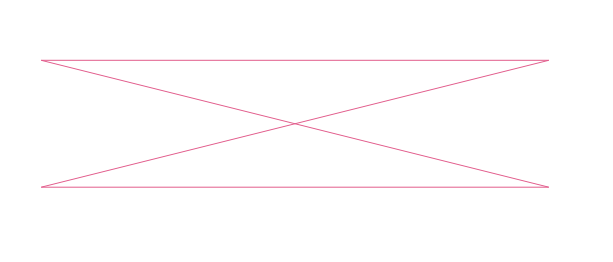

Source code (Python):
import shapefile            #import modul shapefile
w=shapefile.Writer()        #deklarasi fungsi writer
w.shapeType                 #apply type shape

w.field("kolom1","C")       #membuat kolom dengan type character
w.field("kolom2","C")

w.record("ngek","satu")     #mengisi record pada kolom yang sudah di buat


w.poly(parts=[[[1,3],[5,3],[1,2],[5,2], [1,3]]],shapeType=shapefile.POLYLINE)   #membentuk koordniat polygone dengan membentuk 2 segitiga sama kaki yang saling berhadapan

w.save("soal8")             #untuk menyimpan file menjadi shp file